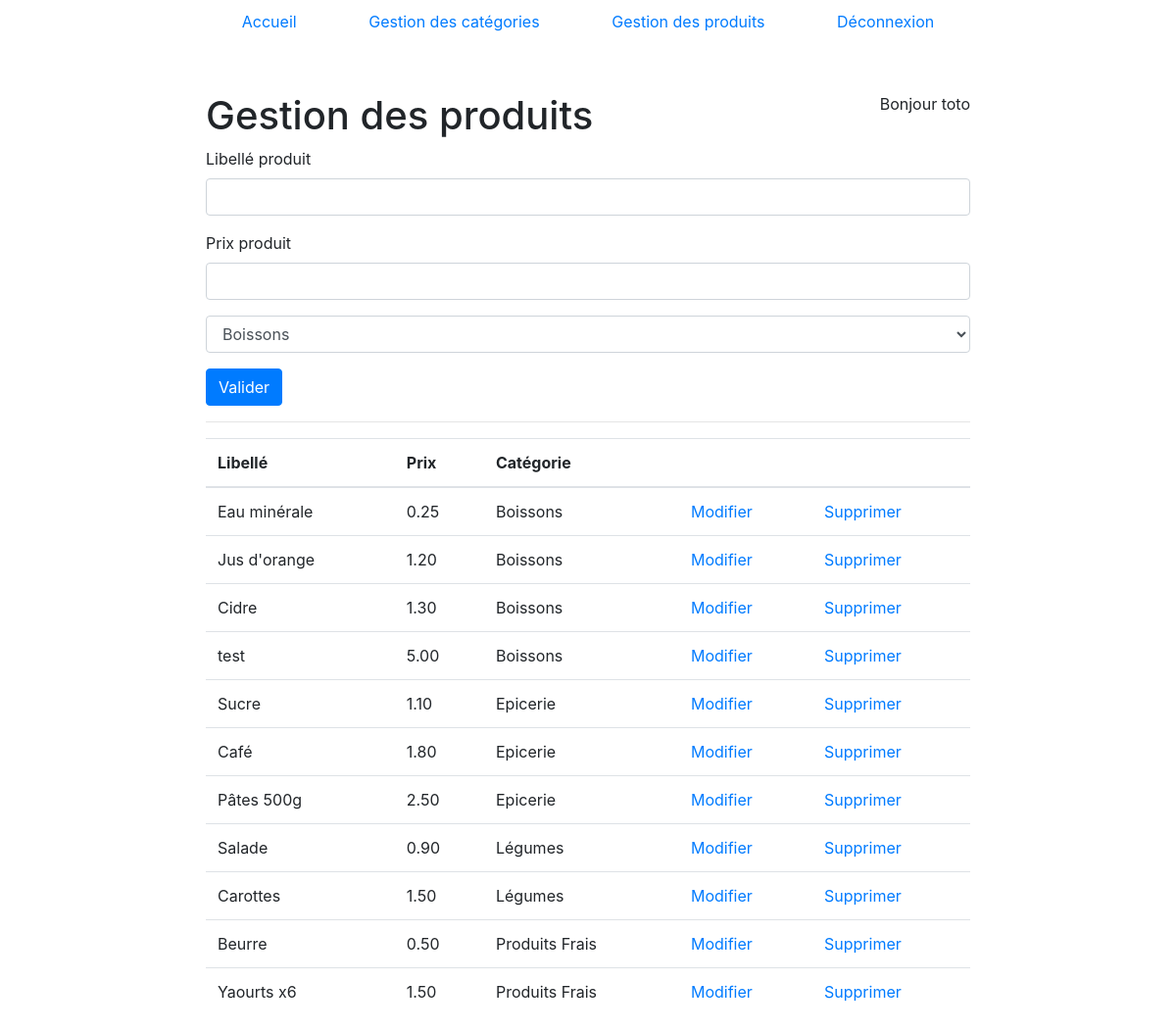
Screenshot of /gestion_produits.php (signed in) with the database file from the repository.
### tables this page shows
CREATE TABLE `produit` (
  `id_produit` int(11) NOT NULL,
  `libelle_produit` varchar(100) NOT NULL,
  `prix_produit` decimal(5,2) NOT NULL,
  `id_categorie` int(11) NOT NULL
);

CREATE TABLE `categorie` (
  `id_categorie` int(11) NOT NULL,
  `libelle_categorie` varchar(100) NOT NULL
);

### fonction_liste_produits.php (called while the page is built)
<?php
function listeProduits(){
    $connection = new PDO("mysql:host=localhost;dbname=produit_categorie;port=3306;charset=utf8","root","");
    $requete = $connection->prepare("SELECT * FROM `produit` JOIN categorie ON produit.id_categorie=categorie.id_categorie ORDER BY libelle_categorie,prix_produit");
    $requete->execute();
    $produits = $requete->fetchAll(PDO::FETCH_ASSOC);
    return $produits;
}

### gestion_produits.php (the view, shortened to what this page needs)
<!DOCTYPE html>
<html lang="en">
<head>
    <link rel="stylesheet" href="https://maxcdn.bootstrapcdn.com/bootstrap/4.0.0/css/bootstrap.min.css">
    <link rel="stylesheet" href="./css/style.css">
</head>
<body>
    <?php include '_nav.php'; ?>
    <h1>Gestion des produits</h1>
    <?php
        if( isset($_SESSION["login"]) ){
            include './form_new_produit.php';
        }
    ?>
    <hr>
    <?php
        include './fonction_liste_produits.php';
        $produits = listeProduits();
    ?>
    <table class="table">
        <thead>
            <tr>
                <th>Libellé</th>
                <th>Prix</th>
                <th>Catégorie</th>
                <?php if( isset($_SESSION["login"]) ) : ?>
                    <th></th>
                    <th></th>
                <?php endif ?>
            </tr>
        </thead>
        <tbody>
            <?php foreach ($produits as $prod) : ?>
                <tr>
                    <td>
                        <?= $prod["libelle_produit"] ?>
                    </td>
                    <td>
                        <?= $prod["prix_produit"] ?>
                    </td>
                    <td>
                        <?= $prod["libelle_categorie"] ?>
                    </td>
                    <?php if( isset($_SESSION["login"]) ) : ?>
                        <td>
                            <a href="update_produit.php?id_prod=<?= $prod["id_produit"] ?>">Modifier</a>
                        </td>
                        <td>
                            <a href="delete_produit.php?id_prod=<?= $prod["id_produit"] ?>">Supprimer</a>
                        </td>
                    <?php endif ?>
                </tr>
            <?php endforeach ?>
        </tbody>
    </table>
</body>
</html>

### css/style.css (style rules this page uses)
body { width:65%; margin:auto; }

### rows the page displays
produit: libelle_produit "Eau minérale", prix_produit "0.25", id_categorie.libelle_categorie "Boissons"
produit: libelle_produit "Jus d'orange", prix_produit "1.20", id_categorie.libelle_categorie "Boissons"
produit: libelle_produit "Cidre", prix_produit "1.30", id_categorie.libelle_categorie "Boissons"
produit: libelle_produit "test", prix_produit "5.00", id_categorie.libelle_categorie "Boissons"
produit: libelle_produit "Sucre", prix_produit "1.10", id_categorie.libelle_categorie "Epicerie"
produit: libelle_produit "Café", prix_produit "1.80", id_categorie.libelle_categorie "Epicerie"
produit: libelle_produit "Pâtes 500g", prix_produit "2.50", id_categorie.libelle_categorie "Epicerie"
produit: libelle_produit "Salade", prix_produit "0.90", id_categorie.libelle_categorie "Légumes"
produit: libelle_produit "Carottes", prix_produit "1.50", id_categorie.libelle_categorie "Légumes"
produit: libelle_produit "Beurre", prix_produit "0.50", id_categorie.libelle_categorie "Produits Frais"
produit: libelle_produit "Yaourts x6", prix_produit "1.50", id_categorie.libelle_categorie "Produits Frais"

### other values shown
$_SESSION["login"] "toto"
form field categorie "Boissons"
